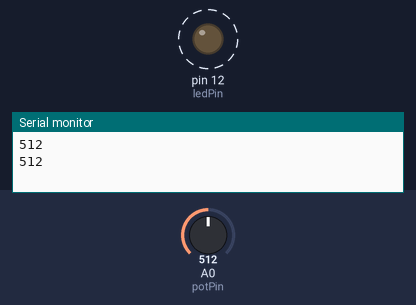
A sketch run on a simulated Arduino Uno, built with avr-gcc and run on an emulated ATmega328P. Parts: output pins drawn as LEDs (lit = HIGH), the last lines printed to the serial monitor. Dashed ring = blinking. Inputs (shaded band) come from the test bench; at power-on: A0 (potPin) = 512.

Above: at 1.8 s.
1.9 s: A0 (potPin) set to 306
At 2.2 s:
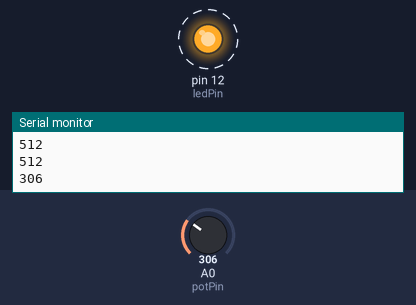
5.4 s: A0 (potPin) set to 122
At 5.56 s:
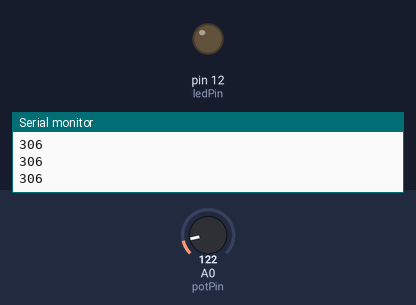
Timing chart, 0 to 14.9 s (numbered marks = the images above; inputs shaded):
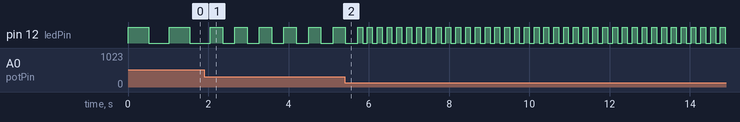

Measured:
- after the input at 1.9 s, pin 12 (ledPin): alternates HIGH for 0.31 s and LOW for 0.31 s, starting after 0.46 s
- by itself, pin 12 (ledPin): alternates HIGH for 0.51 s and LOW for 0.51 s

The sketch:

6-1_practice.ino
```cpp
int potPin = A0;
int ledPin = 12;
int val = 0;

void setup() {
  Serial.begin(9600);
  pinMode(potPin, INPUT);
  pinMode(ledPin, OUTPUT);
}

void loop() {
  val = analogRead(potPin);
  Serial.println(val);
  digitalWrite(ledPin, HIGH);
  delay(val);
  digitalWrite(ledPin, LOW);
  delay(val);
}
```
